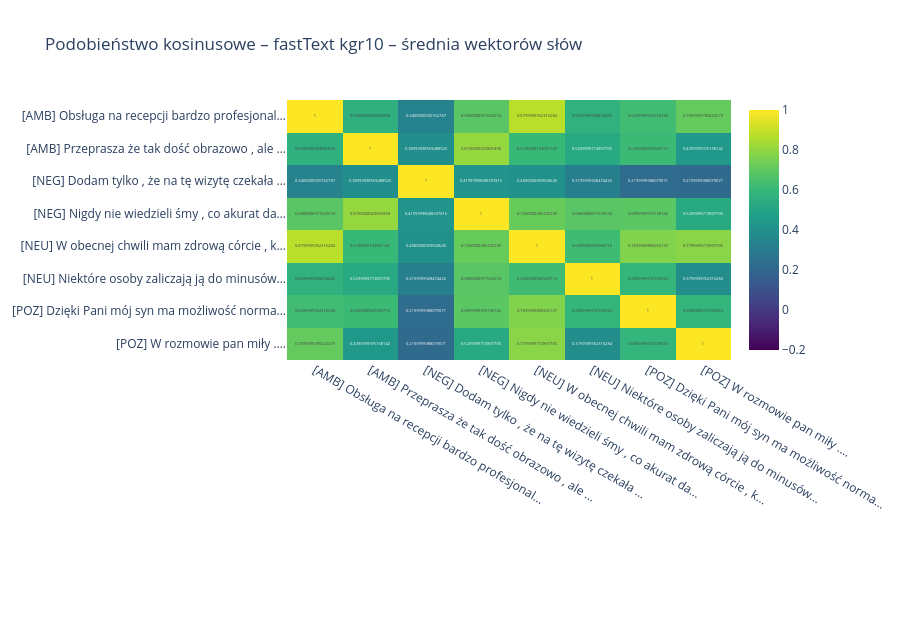
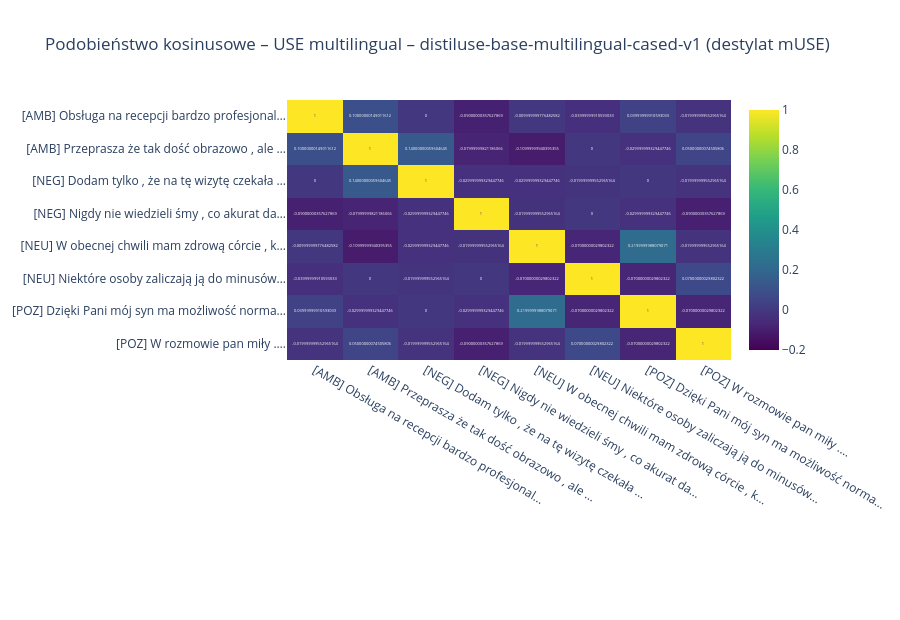
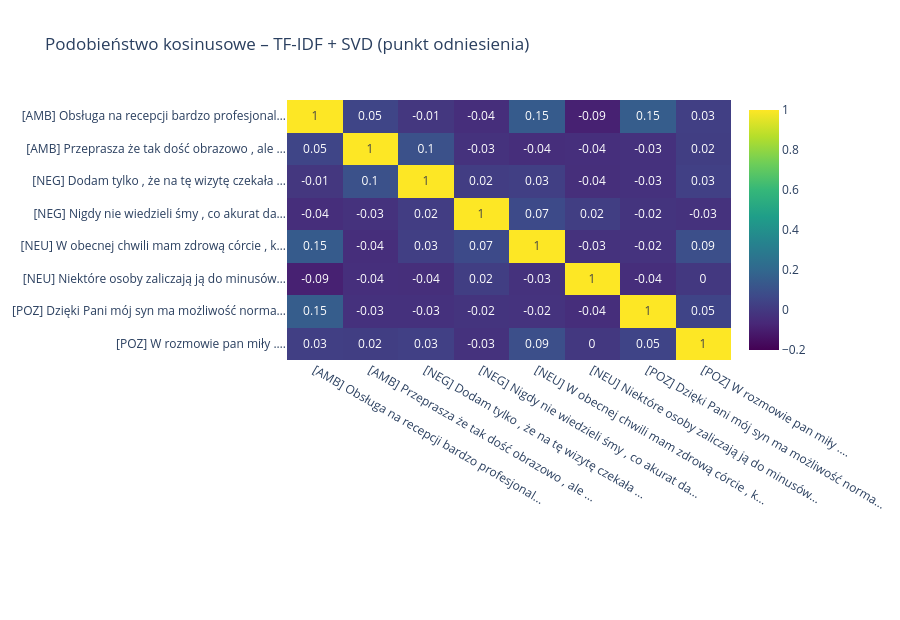

These figures' notebook cell, in order:
### Markdown cell above
**Podobieństwo kosinusowe wybranych zdań.** Po dwa zdania z każdej klasy gold (iteracja 1). Jasne pola = zdania bliskie
w danej przestrzeni, na przekątnej zawsze 1. w fastText wszystkie zdania są do siebie podobne,
w USE i TF-IDF większość par jest bliska zera.

### Code cell
sel = (df[df["iter"] == df["iter"].min()].groupby("gold", sort=False).head(2)).sort_values("gold").index
for n in E:
    te.similarity_heatmap(df, E[n], sel, f"Podobieństwo kosinusowe – {embedders[n].label}").show()

### Figure 1 — Plotly figure (JSON) as saved in the notebook; plotly's stock layout.template omitted (floating-point values rounded to 4 significant figures)
{"data": [{"colorscale": [[0.0, "#440154"], [0.1111, "#482878"], [0.2222, "#3e4989"], [0.3333, "#31688e"], [0.4444, "#26828e"], [0.5556, "#1f9e89"], [0.6667, "#35b779"], [0.7778, "#6ece58"], [0.8889, "#b5de2b"], [1.0, "#fde725"]], "customdata": [["Obsługa na recepcji bardzo profesjonalna , w strefie saun<br>równiez , natomiast juz w innych miejscach ( browar i<br>restauracja ) - juz znacznie gorzej . . .<br>vs<br>Obsługa na recepcji bardzo profesjonalna , w strefie saun<br>równiez , natomiast juz w innych miejscach ( browar i<br>restauracja ) - juz znacznie gorzej . . .", "Obsługa na recepcji bardzo profesjonalna , w strefie saun<br>równiez , natomiast juz w innych miejscach ( browar i<br>restauracja ) - juz znacznie gorzej . . .<br>vs<br>Przeprasza że tak dość obrazowo , ale konkretnie .", "Obsługa na recepcji bardzo profesjonalna , w strefie saun<br>równiez , natomiast juz w innych miejscach ( browar i<br>restauracja ) - juz znacznie gorzej . . .<br>vs<br>Dodam tylko , że na tę wizytę czekała m 1 , 5 miesiąca .", "Obsługa na recepcji bardzo profesjonalna , w strefie saun<br>równiez , natomiast juz w innych miejscach ( browar i<br>restauracja ) - juz znacznie gorzej . . .<br>vs<br>Nigdy nie wiedzieli śmy , co akurat danego dnia zostanie<br>podane .", "Obsługa na recepcji bardzo profesjonalna , w strefie saun<br>równiez , natomiast juz w innych miejscach ( browar i<br>restauracja ) - juz znacznie gorzej . . .<br>vs<br>W obecnej chwili mam zdrową córcie , która urodziła się w<br>terminie i rozwój jej przebiega książkowo .", "Obsługa na recepcji bardzo profesjonalna , w strefie saun<br>równiez , natomiast juz w innych miejscach ( browar i<br>restauracja ) - juz znacznie gorzej . . .<br>vs<br>Niektóre osoby zaliczają ją do minusów gry .", "Obsługa na recepcji bardzo profesjonalna , w strefie saun<br>równiez , natomiast juz w innych miejscach ( browar i<br>restauracja ) - juz znacznie gorzej . . .<br>vs<br>Dzięki Pani mój syn ma możliwość normalnego funkcjonowania i<br>cieszenia się z życia .", "Obsługa na recepcji bardzo profesjonalna , w strefie saun<br>równiez , natomiast juz w innych miejscach ( browar i<br>restauracja ) - juz znacznie gorzej . . .<br>vs<br>W rozmowie pan miły ."], ["Przeprasza że tak dość obrazowo , ale konkretnie .<br>vs<br>Obsługa na recepcji bardzo profesjonalna , w strefie saun<br>równiez , natomiast juz w innych miejscach ( browar i<br>restauracja ) - juz znacznie gorzej . . .", "Przeprasza że tak dość obrazowo , ale konkretnie .<br>vs<br>Przeprasza że tak dość obrazowo , ale konkretnie .", "Przeprasza że tak dość obrazowo , ale konkretnie .<br>vs<br>Dodam tylko , że na tę wizytę czekała m 1 , 5 miesiąca .", "Przeprasza że tak dość obrazowo , ale konkretnie .<br>vs<br>Nigdy nie wiedzieli śmy , co akurat danego dnia zostanie<br>podane .", "Przeprasza że tak dość obrazowo , ale konkretnie .<br>vs<br>W obecnej chwili mam zdrową córcie , która urodziła się w<br>terminie i rozwój jej przebiega książkowo .", "Przeprasza że tak dość obrazowo , ale konkretnie .<br>vs<br>Niektóre osoby zaliczają ją do minusów gry .", "Przeprasza że tak dość obrazowo , ale konkretnie .<br>vs<br>Dzięki Pani mój syn ma możliwość normalnego funkcjonowania i<br>cieszenia się z życia .", "Przeprasza że tak dość obrazowo , ale konkretnie .<br>vs<br>W rozmowie pan miły ."], ["Dodam tylko , że na tę wizytę czekała m 1 , 5 miesiąca .<br>vs<br>Obsługa na recepcji bardzo profesjonalna , w strefie saun<br>równiez , natomiast juz w innych miejscach ( browar i<br>restauracja ) - juz znacznie gorzej . . .", "Dodam tylko , że na tę wizytę czekała m 1 , 5 miesiąca .<br>vs<br>Przeprasza że tak dość obrazowo , ale konkretnie .", "Dodam tylko , że na tę wizytę czekała m 1 , 5 miesiąca .<br>vs<br>Dodam tylko , że na tę wizytę czekała m 1 , 5 miesiąca .", "Dodam tylko , że na tę wizytę czekała m 1 , 5 miesiąca .<br>vs<br>Nigdy nie wiedzieli śmy , co akurat danego dnia zostanie<br>podane .", "Dodam tylko , że na tę wizytę czekała m 1 , 5 miesiąca .<br>vs<br>W obecnej chwili mam zdrową córcie , która urodziła się w<br>terminie i rozwój jej przebiega książkowo .", "Dodam tylko , że na tę wizytę czekała m 1 , 5 miesiąca .<br>vs<br>Niektóre osoby zaliczają ją do minusów gry .", "Dodam tylko , że na tę wizytę czekała m 1 , 5 miesiąca .<br>vs<br>Dzięki Pani mój syn ma możliwość normalnego funkcjonowania i<br>cieszenia się z życia .", "Dodam tylko , że na tę wizytę czekała m 1 , 5 miesiąca .<br>vs<br>W rozmowie pan miły ."], ["Nigdy nie wiedzieli śmy , co akurat danego dnia zostanie<br>podane .<br>vs<br>Obsługa na recepcji bardzo profesjonalna , w strefie saun<br>równiez , natomiast juz w innych miejscach ( browar i<br>restauracja ) - juz znacznie gorzej . . .", "Nigdy nie wiedzieli śmy , co akurat danego dnia zostanie<br>podane .<br>vs<br>Przeprasza że tak dość obrazowo , ale konkretnie .", "Nigdy nie wiedzieli śmy , co akurat danego dnia zostanie<br>podane .<br>vs<br>Dodam tylko , że na tę wizytę czekała m 1 , 5 miesiąca .", "Nigdy nie wiedzieli śmy , co akurat danego dnia zostanie<br>podane .<br>vs<br>Nigdy nie wiedzieli śmy , co akurat danego dnia zostanie<br>podane .", "Nigdy nie wiedzieli śmy , co akurat danego dnia zostanie<br>podane .<br>vs<br>W obecnej chwili mam zdrową córcie , która urodziła się w<br>terminie i rozwój jej przebiega książkowo .", "Nigdy nie wiedzieli śmy , co akurat danego dnia zostanie<br>podane .<br>vs<br>Niektóre osoby zaliczają ją do minusów gry .", "Nigdy nie wiedzieli śmy , co akurat danego dnia zostanie<br>podane .<br>vs<br>Dzięki Pani mój syn ma możliwość normalnego funkcjonowania i<br>cieszenia się z życia .", "Nigdy nie wiedzieli śmy , co akurat danego dnia zostanie<br>podane .<br>vs<br>W rozmowie pan miły ."], ["W obecnej chwili mam zdrową córcie , która urodziła się w<br>terminie i rozwój jej przebiega książkowo .<br>vs<br>Obsługa na recepcji bardzo profesjonalna , w strefie saun<br>równiez , natomiast juz w innych miejscach ( browar i<br>restauracja ) - juz znacznie gorzej . . .", "W obecnej chwili mam zdrową córcie , która urodziła się w<br>terminie i rozwój jej przebiega książkowo .<br>vs<br>Przeprasza że tak dość obrazowo , ale konkretnie .", "W obecnej chwili mam zdrową córcie , która urodziła się w<br>terminie i rozwój jej przebiega książkowo .<br>vs<br>Dodam tylko , że na tę wizytę czekała m 1 , 5 miesiąca .", "W obecnej chwili mam zdrową córcie , która urodziła się w<br>terminie i rozwój jej przebiega książkowo .<br>vs<br>Nigdy nie wiedzieli śmy , co akurat danego dnia zostanie<br>podane .", "W obecnej chwili mam zdrową córcie , która urodziła się w<br>terminie i rozwój jej przebiega książkowo .<br>vs<br>W obecnej chwili mam zdrową córcie , która urodziła się w<br>terminie i rozwój jej przebiega książkowo .", "W obecnej chwili mam zdrową córcie , która urodziła się w<br>terminie i rozwój jej przebiega książkowo .<br>vs<br>Niektóre osoby zaliczają ją do minusów gry .", "W obecnej chwili mam zdrową córcie , która urodziła się w<br>terminie i rozwój jej przebiega książkowo .<br>vs<br>Dzięki Pani mój syn ma możliwość normalnego funkcjonowania i<br>cieszenia się z życia .", "W obecnej chwili mam zdrową córcie , która urodziła się w<br>terminie i rozwój jej przebiega książkowo .<br>vs<br>W rozmowie pan miły ."], ["Niektóre osoby zaliczają ją do minusów gry .<br>vs<br>Obsługa na recepcji bardzo profesjonalna , w strefie saun<br>równiez , natomiast juz w innych miejscach ( browar i<br>restauracja ) - juz znacznie gorzej . . .", "Niektóre osoby zaliczają ją do minusów gry .<br>vs<br>Przeprasza że tak dość obrazowo , ale konkretnie .", "Niektóre osoby zaliczają ją do minusów gry .<br>vs<br>Dodam tylko , że na tę wizytę czekała m 1 , 5 miesiąca .", "Niektóre osoby zaliczają ją do minusów gry .<br>vs<br>Nigdy nie wiedzieli śmy , co akurat danego dnia zostanie<br>podane .", "Niektóre osoby zaliczają ją do minusów gry .<br>vs<br>W obecnej chwili mam zdrową córcie , która urodziła się w<br>terminie i rozwój jej przebiega książkowo .", "Niektóre osoby zaliczają ją do minusów gry .<br>vs<br>Niektóre osoby zaliczają ją do minusów gry .", "Niektóre osoby zaliczają ją do minusów gry .<br>vs<br>Dzięki Pani mój syn ma możliwość normalnego funkcjonowania i<br>cieszenia się z życia .", "Niektóre osoby zaliczają ją do minusów gry .<br>vs<br>W rozmowie pan miły ."], ["Dzięki Pani mój syn ma możliwość normalnego funkcjonowania i<br>cieszenia się z życia .<br>vs<br>Obsługa na recepcji bardzo profesjonalna , w strefie saun<br>równiez , natomiast juz w innych miejscach ( browar i<br>restauracja ) - juz znacznie gorzej . . .", "Dzięki Pani mój syn ma możliwość normalnego funkcjonowania i<br>cieszenia się z życia .<br>vs<br>Przeprasza że tak dość obrazowo , ale konkretnie .", "Dzięki Pani mój syn ma możliwość normalnego funkcjonowania i<br>cieszenia się z życia .<br>vs<br>Dodam tylko , że na tę wizytę czekała m 1 , 5 miesiąca .", "Dzięki Pani mój syn ma możliwość normalnego funkcjonowania i<br>cieszenia się z życia .<br>vs<br>Nigdy nie wiedzieli śmy , co akurat danego dnia zostanie<br>podane .", "Dzięki Pani mój syn ma możliwość normalnego funkcjonowania i<br>cieszenia się z życia .<br>vs<br>W obecnej chwili mam zdrową córcie , która urodziła się w<br>terminie i rozwój jej przebiega książkowo .", "Dzięki Pani mój syn ma możliwość normalnego funkcjonowania i<br>cieszenia się z życia .<br>vs<br>Niektóre osoby zaliczają ją do minusów gry .", "Dzięki Pani mój syn ma możliwość normalnego funkcjonowania i<br>cieszenia się z życia .<br>vs<br>Dzięki Pani mój syn ma możliwość normalnego funkcjonowania i<br>cieszenia się z życia .", "Dzięki Pani mój syn ma możliwość normalnego funkcjonowania i<br>cieszenia się z życia .<br>vs<br>W rozmowie pan miły ."], ["W rozmowie pan miły .<br>vs<br>Obsługa na recepcji bardzo profesjonalna , w strefie saun<br>równiez , natomiast juz w innych miejscach ( browar i<br>restauracja ) - juz znacznie gorzej . . .", "W rozmowie pan miły .<br>vs<br>Przeprasza że tak dość obrazowo , ale konkretnie .", "W rozmowie pan miły .<br>vs<br>Dodam tylko , że na tę wizytę czekała m 1 , 5 miesiąca .", "W rozmowie pan miły .<br>vs<br>Nigdy nie wiedzieli śmy , co akurat danego dnia zostanie<br>podane .", "W rozmowie pan miły .<br>vs<br>W obecnej chwili mam zdrową córcie , która urodziła się w<br>terminie i rozwój jej przebiega książkowo .", "W rozmowie pan miły .<br>vs<br>Niektóre osoby zaliczają ją do minusów gry .", "W rozmowie pan miły .<br>vs<br>Dzięki Pani mój syn ma możliwość normalnego funkcjonowania i<br>cieszenia się z życia .", "W rozmowie pan miły .<br>vs<br>W rozmowie pan miły ."]], "hovertemplate": "%{customdata}<br>cos = %{z}<extra></extra>", "text": [[1.0, 0.56, 0.34, 0.68, 0.88, 0.57, 0.63, 0.71], [0.56, 1.0, 0.39, 0.81, 0.61, 0.53, 0.62, 0.44], [0.34, 0.39, 1.0, 0.42, 0.4, 0.32, 0.22, 0.22], [0.68, 0.81, 0.42, 1.0, 0.72, 0.68, 0.69, 0.53], [0.88, 0.61, 0.4, 0.72, 1.0, 0.62, 0.77, 0.78], [0.57, 0.53, 0.32, 0.68, 0.62, 1.0, 0.59, 0.38], [0.63, 0.62, 0.22, 0.69, 0.77, 0.59, 1.0, 0.59], [0.71, 0.44, 0.22, 0.53, 0.78, 0.38, 0.59, 1.0]], "texttemplate": "%{text}", "type": "heatmap", "x": ["[AMB] Obsługa na recepcji bardzo profesjonal…", "[AMB] Przeprasza że tak dość obrazowo , ale …", "[NEG] Dodam tylko , że na tę wizytę czekała …", "[NEG] Nigdy nie wiedzieli śmy , co akurat da…", "[NEU] W obecnej chwili mam zdrową córcie , k…", "[NEU] Niektóre osoby zaliczają ją do minusów…", "[POZ] Dzięki Pani mój syn ma możliwość norma…", "[POZ] W rozmowie pan miły .…"], "y": ["[AMB] Obsługa na recepcji bardzo profesjonal…", "[AMB] Przeprasza że tak dość obrazowo , ale …", "[NEG] Dodam tylko , że na tę wizytę czekała …", "[NEG] Nigdy nie wiedzieli śmy , co akurat da…", "[NEU] W obecnej chwili mam zdrową córcie , k…", "[NEU] Niektóre osoby zaliczają ją do minusów…", "[POZ] Dzięki Pani mój syn ma możliwość norma…", "[POZ] W rozmowie pan miły .…"], "z": [[1.0, 0.561, 0.336, 0.684, 0.876, 0.57, 0.629, 0.709], [0.561, 1.0, 0.393, 0.806, 0.607, 0.526, 0.617, 0.445], [0.336, 0.393, 1.0, 0.417, 0.403, 0.319, 0.218, 0.215], [0.684, 0.806, 0.417, 1.0, 0.717, 0.684, 0.686, 0.526], [0.876, 0.607, 0.403, 0.717, 1.0, 0.624, 0.769, 0.785], [0.57, 0.526, 0.319, 0.684, 0.624, 1.0, 0.595, 0.385], [0.629, 0.617, 0.218, 0.686, 0.769, 0.595, 1.0, 0.587], [0.709, 0.445, 0.215, 0.526, 0.785, 0.385, 0.587, 1.0]], "zmax": 1, "zmin": -0.2}], "layout": {"height": 620, "margin": {"b": 260, "l": 260}, "title": {"text": "Podobieństwo kosinusowe – fastText kgr10 – średnia wektorów słów"}, "yaxis": {"autorange": "reversed"}}}

### Figure 2 — Plotly figure (JSON) as saved in the notebook; plotly's stock layout.template omitted (floating-point values rounded to 4 significant figures)
{"data": [{"colorscale": [[0.0, "#440154"], [0.1111, "#482878"], [0.2222, "#3e4989"], [0.3333, "#31688e"], [0.4444, "#26828e"], [0.5556, "#1f9e89"], [0.6667, "#35b779"], [0.7778, "#6ece58"], [0.8889, "#b5de2b"], [1.0, "#fde725"]], "customdata": [["Obsługa na recepcji bardzo profesjonalna , w strefie saun<br>równiez , natomiast juz w innych miejscach ( browar i<br>restauracja ) - juz znacznie gorzej . . .<br>vs<br>Obsługa na recepcji bardzo profesjonalna , w strefie saun<br>równiez , natomiast juz w innych miejscach ( browar i<br>restauracja ) - juz znacznie gorzej . . .", "Obsługa na recepcji bardzo profesjonalna , w strefie saun<br>równiez , natomiast juz w innych miejscach ( browar i<br>restauracja ) - juz znacznie gorzej . . .<br>vs<br>Przeprasza że tak dość obrazowo , ale konkretnie .", "Obsługa na recepcji bardzo profesjonalna , w strefie saun<br>równiez , natomiast juz w innych miejscach ( browar i<br>restauracja ) - juz znacznie gorzej . . .<br>vs<br>Dodam tylko , że na tę wizytę czekała m 1 , 5 miesiąca .", "Obsługa na recepcji bardzo profesjonalna , w strefie saun<br>równiez , natomiast juz w innych miejscach ( browar i<br>restauracja ) - juz znacznie gorzej . . .<br>vs<br>Nigdy nie wiedzieli śmy , co akurat danego dnia zostanie<br>podane .", "Obsługa na recepcji bardzo profesjonalna , w strefie saun<br>równiez , natomiast juz w innych miejscach ( browar i<br>restauracja ) - juz znacznie gorzej . . .<br>vs<br>W obecnej chwili mam zdrową córcie , która urodziła się w<br>terminie i rozwój jej przebiega książkowo .", "Obsługa na recepcji bardzo profesjonalna , w strefie saun<br>równiez , natomiast juz w innych miejscach ( browar i<br>restauracja ) - juz znacznie gorzej . . .<br>vs<br>Niektóre osoby zaliczają ją do minusów gry .", "Obsługa na recepcji bardzo profesjonalna , w strefie saun<br>równiez , natomiast juz w innych miejscach ( browar i<br>restauracja ) - juz znacznie gorzej . . .<br>vs<br>Dzięki Pani mój syn ma możliwość normalnego funkcjonowania i<br>cieszenia się z życia .", "Obsługa na recepcji bardzo profesjonalna , w strefie saun<br>równiez , natomiast juz w innych miejscach ( browar i<br>restauracja ) - juz znacznie gorzej . . .<br>vs<br>W rozmowie pan miły ."], ["Przeprasza że tak dość obrazowo , ale konkretnie .<br>vs<br>Obsługa na recepcji bardzo profesjonalna , w strefie saun<br>równiez , natomiast juz w innych miejscach ( browar i<br>restauracja ) - juz znacznie gorzej . . .", "Przeprasza że tak dość obrazowo , ale konkretnie .<br>vs<br>Przeprasza że tak dość obrazowo , ale konkretnie .", "Przeprasza że tak dość obrazowo , ale konkretnie .<br>vs<br>Dodam tylko , że na tę wizytę czekała m 1 , 5 miesiąca .", "Przeprasza że tak dość obrazowo , ale konkretnie .<br>vs<br>Nigdy nie wiedzieli śmy , co akurat danego dnia zostanie<br>podane .", "Przeprasza że tak dość obrazowo , ale konkretnie .<br>vs<br>W obecnej chwili mam zdrową córcie , która urodziła się w<br>terminie i rozwój jej przebiega książkowo .", "Przeprasza że tak dość obrazowo , ale konkretnie .<br>vs<br>Niektóre osoby zaliczają ją do minusów gry .", "Przeprasza że tak dość obrazowo , ale konkretnie .<br>vs<br>Dzięki Pani mój syn ma możliwość normalnego funkcjonowania i<br>cieszenia się z życia .", "Przeprasza że tak dość obrazowo , ale konkretnie .<br>vs<br>W rozmowie pan miły ."], ["Dodam tylko , że na tę wizytę czekała m 1 , 5 miesiąca .<br>vs<br>Obsługa na recepcji bardzo profesjonalna , w strefie saun<br>równiez , natomiast juz w innych miejscach ( browar i<br>restauracja ) - juz znacznie gorzej . . .", "Dodam tylko , że na tę wizytę czekała m 1 , 5 miesiąca .<br>vs<br>Przeprasza że tak dość obrazowo , ale konkretnie .", "Dodam tylko , że na tę wizytę czekała m 1 , 5 miesiąca .<br>vs<br>Dodam tylko , że na tę wizytę czekała m 1 , 5 miesiąca .", "Dodam tylko , że na tę wizytę czekała m 1 , 5 miesiąca .<br>vs<br>Nigdy nie wiedzieli śmy , co akurat danego dnia zostanie<br>podane .", "Dodam tylko , że na tę wizytę czekała m 1 , 5 miesiąca .<br>vs<br>W obecnej chwili mam zdrową córcie , która urodziła się w<br>terminie i rozwój jej przebiega książkowo .", "Dodam tylko , że na tę wizytę czekała m 1 , 5 miesiąca .<br>vs<br>Niektóre osoby zaliczają ją do minusów gry .", "Dodam tylko , że na tę wizytę czekała m 1 , 5 miesiąca .<br>vs<br>Dzięki Pani mój syn ma możliwość normalnego funkcjonowania i<br>cieszenia się z życia .", "Dodam tylko , że na tę wizytę czekała m 1 , 5 miesiąca .<br>vs<br>W rozmowie pan miły ."], ["Nigdy nie wiedzieli śmy , co akurat danego dnia zostanie<br>podane .<br>vs<br>Obsługa na recepcji bardzo profesjonalna , w strefie saun<br>równiez , natomiast juz w innych miejscach ( browar i<br>restauracja ) - juz znacznie gorzej . . .", "Nigdy nie wiedzieli śmy , co akurat danego dnia zostanie<br>podane .<br>vs<br>Przeprasza że tak dość obrazowo , ale konkretnie .", "Nigdy nie wiedzieli śmy , co akurat danego dnia zostanie<br>podane .<br>vs<br>Dodam tylko , że na tę wizytę czekała m 1 , 5 miesiąca .", "Nigdy nie wiedzieli śmy , co akurat danego dnia zostanie<br>podane .<br>vs<br>Nigdy nie wiedzieli śmy , co akurat danego dnia zostanie<br>podane .", "Nigdy nie wiedzieli śmy , co akurat danego dnia zostanie<br>podane .<br>vs<br>W obecnej chwili mam zdrową córcie , która urodziła się w<br>terminie i rozwój jej przebiega książkowo .", "Nigdy nie wiedzieli śmy , co akurat danego dnia zostanie<br>podane .<br>vs<br>Niektóre osoby zaliczają ją do minusów gry .", "Nigdy nie wiedzieli śmy , co akurat danego dnia zostanie<br>podane .<br>vs<br>Dzięki Pani mój syn ma możliwość normalnego funkcjonowania i<br>cieszenia się z życia .", "Nigdy nie wiedzieli śmy , co akurat danego dnia zostanie<br>podane .<br>vs<br>W rozmowie pan miły ."], ["W obecnej chwili mam zdrową córcie , która urodziła się w<br>terminie i rozwój jej przebiega książkowo .<br>vs<br>Obsługa na recepcji bardzo profesjonalna , w strefie saun<br>równiez , natomiast juz w innych miejscach ( browar i<br>restauracja ) - juz znacznie gorzej . . .", "W obecnej chwili mam zdrową córcie , która urodziła się w<br>terminie i rozwój jej przebiega książkowo .<br>vs<br>Przeprasza że tak dość obrazowo , ale konkretnie .", "W obecnej chwili mam zdrową córcie , która urodziła się w<br>terminie i rozwój jej przebiega książkowo .<br>vs<br>Dodam tylko , że na tę wizytę czekała m 1 , 5 miesiąca .", "W obecnej chwili mam zdrową córcie , która urodziła się w<br>terminie i rozwój jej przebiega książkowo .<br>vs<br>Nigdy nie wiedzieli śmy , co akurat danego dnia zostanie<br>podane .", "W obecnej chwili mam zdrową córcie , która urodziła się w<br>terminie i rozwój jej przebiega książkowo .<br>vs<br>W obecnej chwili mam zdrową córcie , która urodziła się w<br>terminie i rozwój jej przebiega książkowo .", "W obecnej chwili mam zdrową córcie , która urodziła się w<br>terminie i rozwój jej przebiega książkowo .<br>vs<br>Niektóre osoby zaliczają ją do minusów gry .", "W obecnej chwili mam zdrową córcie , która urodziła się w<br>terminie i rozwój jej przebiega książkowo .<br>vs<br>Dzięki Pani mój syn ma możliwość normalnego funkcjonowania i<br>cieszenia się z życia .", "W obecnej chwili mam zdrową córcie , która urodziła się w<br>terminie i rozwój jej przebiega książkowo .<br>vs<br>W rozmowie pan miły ."], ["Niektóre osoby zaliczają ją do minusów gry .<br>vs<br>Obsługa na recepcji bardzo profesjonalna , w strefie saun<br>równiez , natomiast juz w innych miejscach ( browar i<br>restauracja ) - juz znacznie gorzej . . .", "Niektóre osoby zaliczają ją do minusów gry .<br>vs<br>Przeprasza że tak dość obrazowo , ale konkretnie .", "Niektóre osoby zaliczają ją do minusów gry .<br>vs<br>Dodam tylko , że na tę wizytę czekała m 1 , 5 miesiąca .", "Niektóre osoby zaliczają ją do minusów gry .<br>vs<br>Nigdy nie wiedzieli śmy , co akurat danego dnia zostanie<br>podane .", "Niektóre osoby zaliczają ją do minusów gry .<br>vs<br>W obecnej chwili mam zdrową córcie , która urodziła się w<br>terminie i rozwój jej przebiega książkowo .", "Niektóre osoby zaliczają ją do minusów gry .<br>vs<br>Niektóre osoby zaliczają ją do minusów gry .", "Niektóre osoby zaliczają ją do minusów gry .<br>vs<br>Dzięki Pani mój syn ma możliwość normalnego funkcjonowania i<br>cieszenia się z życia .", "Niektóre osoby zaliczają ją do minusów gry .<br>vs<br>W rozmowie pan miły ."], ["Dzięki Pani mój syn ma możliwość normalnego funkcjonowania i<br>cieszenia się z życia .<br>vs<br>Obsługa na recepcji bardzo profesjonalna , w strefie saun<br>równiez , natomiast juz w innych miejscach ( browar i<br>restauracja ) - juz znacznie gorzej . . .", "Dzięki Pani mój syn ma możliwość normalnego funkcjonowania i<br>cieszenia się z życia .<br>vs<br>Przeprasza że tak dość obrazowo , ale konkretnie .", "Dzięki Pani mój syn ma możliwość normalnego funkcjonowania i<br>cieszenia się z życia .<br>vs<br>Dodam tylko , że na tę wizytę czekała m 1 , 5 miesiąca .", "Dzięki Pani mój syn ma możliwość normalnego funkcjonowania i<br>cieszenia się z życia .<br>vs<br>Nigdy nie wiedzieli śmy , co akurat danego dnia zostanie<br>podane .", "Dzięki Pani mój syn ma możliwość normalnego funkcjonowania i<br>cieszenia się z życia .<br>vs<br>W obecnej chwili mam zdrową córcie , która urodziła się w<br>terminie i rozwój jej przebiega książkowo .", "Dzięki Pani mój syn ma możliwość normalnego funkcjonowania i<br>cieszenia się z życia .<br>vs<br>Niektóre osoby zaliczają ją do minusów gry .", "Dzięki Pani mój syn ma możliwość normalnego funkcjonowania i<br>cieszenia się z życia .<br>vs<br>Dzięki Pani mój syn ma możliwość normalnego funkcjonowania i<br>cieszenia się z życia .", "Dzięki Pani mój syn ma możliwość normalnego funkcjonowania i<br>cieszenia się z życia .<br>vs<br>W rozmowie pan miły ."], ["W rozmowie pan miły .<br>vs<br>Obsługa na recepcji bardzo profesjonalna , w strefie saun<br>równiez , natomiast juz w innych miejscach ( browar i<br>restauracja ) - juz znacznie gorzej . . .", "W rozmowie pan miły .<br>vs<br>Przeprasza że tak dość obrazowo , ale konkretnie .", "W rozmowie pan miły .<br>vs<br>Dodam tylko , że na tę wizytę czekała m 1 , 5 miesiąca .", "W rozmowie pan miły .<br>vs<br>Nigdy nie wiedzieli śmy , co akurat danego dnia zostanie<br>podane .", "W rozmowie pan miły .<br>vs<br>W obecnej chwili mam zdrową córcie , która urodziła się w<br>terminie i rozwój jej przebiega książkowo .", "W rozmowie pan miły .<br>vs<br>Niektóre osoby zaliczają ją do minusów gry .", "W rozmowie pan miły .<br>vs<br>Dzięki Pani mój syn ma możliwość normalnego funkcjonowania i<br>cieszenia się z życia .", "W rozmowie pan miły .<br>vs<br>W rozmowie pan miły ."]], "hovertemplate": "%{customdata}<br>cos = %{z}<extra></extra>", "text": [[1.0, 0.1, -0.0, -0.09, -0.01, -0.04, 0.04, -0.02], [0.1, 1.0, 0.14, -0.08, -0.11, -0.0, -0.03, 0.05], [-0.0, 0.14, 1.0, -0.03, -0.03, -0.02, -0.0, -0.02], [-0.09, -0.08, -0.03, 1.0, -0.02, -0.0, -0.03, -0.09], [-0.01, -0.11, -0.03, -0.02, 1.0, -0.07, 0.22, -0.02], [-0.04, -0.0, -0.02, -0.0, -0.07, 1.0, -0.07, 0.07], [0.04, -0.03, -0.0, -0.03, 0.22, -0.07, 1.0, -0.07], [-0.02, 0.05, -0.02, -0.09, -0.02, 0.07, -0.07, 1.0]], "texttemplate": "%{text}", "type": "heatmap", "x": ["[AMB] Obsługa na recepcji bardzo profesjonal…", "[AMB] Przeprasza że tak dość obrazowo , ale …", "[NEG] Dodam tylko , że na tę wizytę czekała …", "[NEG] Nigdy nie wiedzieli śmy , co akurat da…", "[NEU] W obecnej chwili mam zdrową córcie , k…", "[NEU] Niektóre osoby zaliczają ją do minusów…", "[POZ] Dzięki Pani mój syn ma możliwość norma…", "[POZ] W rozmowie pan miły .…"], "y": ["[AMB] Obsługa na recepcji bardzo profesjonal…", "[AMB] Przeprasza że tak dość obrazowo , ale …", "[NEG] Dodam tylko , że na tę wizytę czekała …", "[NEG] Nigdy nie wiedzieli śmy , co akurat da…", "[NEU] W obecnej chwili mam zdrową córcie , k…", "[NEU] Niektóre osoby zaliczają ją do minusów…", "[POZ] Dzięki Pani mój syn ma możliwość norma…", "[POZ] W rozmowie pan miły .…"], "z": [[1.0, 0.097, -0.001, -0.091, -0.006, -0.039, 0.037, -0.023], [0.097, 1.0, 0.137, -0.08, -0.107, -0.003, -0.029, 0.051], [-0.001, 0.137, 1.0, -0.031, -0.029, -0.018, -0.003, -0.024], [-0.091, -0.08, -0.031, 1.0, -0.025, -0.003, -0.03, -0.093], [-0.006, -0.107, -0.029, -0.025, 1.0, -0.072, 0.219, -0.024], [-0.039, -0.003, -0.018, -0.003, -0.072, 1.0, -0.074, 0.068], [0.037, -0.029, -0.003, -0.03, 0.219, -0.074, 1.0, -0.074], [-0.023, 0.051, -0.024, -0.093, -0.024, 0.068, -0.074, 1.0]], "zmax": 1, "zmin": -0.2}], "layout": {"height": 620, "margin": {"b": 260, "l": 260}, "title": {"text": "Podobieństwo kosinusowe – USE multilingual – distiluse-base-multilingual-cased-v1 (destylat mUSE)"}, "yaxis": {"autorange": "reversed"}}}

### Figure 3 — Plotly figure (JSON) as saved in the notebook; plotly's stock layout.template omitted (floating-point values rounded to 4 significant figures)
{"data": [{"colorscale": [[0.0, "#440154"], [0.1111, "#482878"], [0.2222, "#3e4989"], [0.3333, "#31688e"], [0.4444, "#26828e"], [0.5556, "#1f9e89"], [0.6667, "#35b779"], [0.7778, "#6ece58"], [0.8889, "#b5de2b"], [1.0, "#fde725"]], "customdata": [["Obsługa na recepcji bardzo profesjonalna , w strefie saun<br>równiez , natomiast juz w innych miejscach ( browar i<br>restauracja ) - juz znacznie gorzej . . .<br>vs<br>Obsługa na recepcji bardzo profesjonalna , w strefie saun<br>równiez , natomiast juz w innych miejscach ( browar i<br>restauracja ) - juz znacznie gorzej . . .", "Obsługa na recepcji bardzo profesjonalna , w strefie saun<br>równiez , natomiast juz w innych miejscach ( browar i<br>restauracja ) - juz znacznie gorzej . . .<br>vs<br>Przeprasza że tak dość obrazowo , ale konkretnie .", "Obsługa na recepcji bardzo profesjonalna , w strefie saun<br>równiez , natomiast juz w innych miejscach ( browar i<br>restauracja ) - juz znacznie gorzej . . .<br>vs<br>Dodam tylko , że na tę wizytę czekała m 1 , 5 miesiąca .", "Obsługa na recepcji bardzo profesjonalna , w strefie saun<br>równiez , natomiast juz w innych miejscach ( browar i<br>restauracja ) - juz znacznie gorzej . . .<br>vs<br>Nigdy nie wiedzieli śmy , co akurat danego dnia zostanie<br>podane .", "Obsługa na recepcji bardzo profesjonalna , w strefie saun<br>równiez , natomiast juz w innych miejscach ( browar i<br>restauracja ) - juz znacznie gorzej . . .<br>vs<br>W obecnej chwili mam zdrową córcie , która urodziła się w<br>terminie i rozwój jej przebiega książkowo .", "Obsługa na recepcji bardzo profesjonalna , w strefie saun<br>równiez , natomiast juz w innych miejscach ( browar i<br>restauracja ) - juz znacznie gorzej . . .<br>vs<br>Niektóre osoby zaliczają ją do minusów gry .", "Obsługa na recepcji bardzo profesjonalna , w strefie saun<br>równiez , natomiast juz w innych miejscach ( browar i<br>restauracja ) - juz znacznie gorzej . . .<br>vs<br>Dzięki Pani mój syn ma możliwość normalnego funkcjonowania i<br>cieszenia się z życia .", "Obsługa na recepcji bardzo profesjonalna , w strefie saun<br>równiez , natomiast juz w innych miejscach ( browar i<br>restauracja ) - juz znacznie gorzej . . .<br>vs<br>W rozmowie pan miły ."], ["Przeprasza że tak dość obrazowo , ale konkretnie .<br>vs<br>Obsługa na recepcji bardzo profesjonalna , w strefie saun<br>równiez , natomiast juz w innych miejscach ( browar i<br>restauracja ) - juz znacznie gorzej . . .", "Przeprasza że tak dość obrazowo , ale konkretnie .<br>vs<br>Przeprasza że tak dość obrazowo , ale konkretnie .", "Przeprasza że tak dość obrazowo , ale konkretnie .<br>vs<br>Dodam tylko , że na tę wizytę czekała m 1 , 5 miesiąca .", "Przeprasza że tak dość obrazowo , ale konkretnie .<br>vs<br>Nigdy nie wiedzieli śmy , co akurat danego dnia zostanie<br>podane .", "Przeprasza że tak dość obrazowo , ale konkretnie .<br>vs<br>W obecnej chwili mam zdrową córcie , która urodziła się w<br>terminie i rozwój jej przebiega książkowo .", "Przeprasza że tak dość obrazowo , ale konkretnie .<br>vs<br>Niektóre osoby zaliczają ją do minusów gry .", "Przeprasza że tak dość obrazowo , ale konkretnie .<br>vs<br>Dzięki Pani mój syn ma możliwość normalnego funkcjonowania i<br>cieszenia się z życia .", "Przeprasza że tak dość obrazowo , ale konkretnie .<br>vs<br>W rozmowie pan miły ."], ["Dodam tylko , że na tę wizytę czekała m 1 , 5 miesiąca .<br>vs<br>Obsługa na recepcji bardzo profesjonalna , w strefie saun<br>równiez , natomiast juz w innych miejscach ( browar i<br>restauracja ) - juz znacznie gorzej . . .", "Dodam tylko , że na tę wizytę czekała m 1 , 5 miesiąca .<br>vs<br>Przeprasza że tak dość obrazowo , ale konkretnie .", "Dodam tylko , że na tę wizytę czekała m 1 , 5 miesiąca .<br>vs<br>Dodam tylko , że na tę wizytę czekała m 1 , 5 miesiąca .", "Dodam tylko , że na tę wizytę czekała m 1 , 5 miesiąca .<br>vs<br>Nigdy nie wiedzieli śmy , co akurat danego dnia zostanie<br>podane .", "Dodam tylko , że na tę wizytę czekała m 1 , 5 miesiąca .<br>vs<br>W obecnej chwili mam zdrową córcie , która urodziła się w<br>terminie i rozwój jej przebiega książkowo .", "Dodam tylko , że na tę wizytę czekała m 1 , 5 miesiąca .<br>vs<br>Niektóre osoby zaliczają ją do minusów gry .", "Dodam tylko , że na tę wizytę czekała m 1 , 5 miesiąca .<br>vs<br>Dzięki Pani mój syn ma możliwość normalnego funkcjonowania i<br>cieszenia się z życia .", "Dodam tylko , że na tę wizytę czekała m 1 , 5 miesiąca .<br>vs<br>W rozmowie pan miły ."], ["Nigdy nie wiedzieli śmy , co akurat danego dnia zostanie<br>podane .<br>vs<br>Obsługa na recepcji bardzo profesjonalna , w strefie saun<br>równiez , natomiast juz w innych miejscach ( browar i<br>restauracja ) - juz znacznie gorzej . . .", "Nigdy nie wiedzieli śmy , co akurat danego dnia zostanie<br>podane .<br>vs<br>Przeprasza że tak dość obrazowo , ale konkretnie .", "Nigdy nie wiedzieli śmy , co akurat danego dnia zostanie<br>podane .<br>vs<br>Dodam tylko , że na tę wizytę czekała m 1 , 5 miesiąca .", "Nigdy nie wiedzieli śmy , co akurat danego dnia zostanie<br>podane .<br>vs<br>Nigdy nie wiedzieli śmy , co akurat danego dnia zostanie<br>podane .", "Nigdy nie wiedzieli śmy , co akurat danego dnia zostanie<br>podane .<br>vs<br>W obecnej chwili mam zdrową córcie , która urodziła się w<br>terminie i rozwój jej przebiega książkowo .", "Nigdy nie wiedzieli śmy , co akurat danego dnia zostanie<br>podane .<br>vs<br>Niektóre osoby zaliczają ją do minusów gry .", "Nigdy nie wiedzieli śmy , co akurat danego dnia zostanie<br>podane .<br>vs<br>Dzięki Pani mój syn ma możliwość normalnego funkcjonowania i<br>cieszenia się z życia .", "Nigdy nie wiedzieli śmy , co akurat danego dnia zostanie<br>podane .<br>vs<br>W rozmowie pan miły ."], ["W obecnej chwili mam zdrową córcie , która urodziła się w<br>terminie i rozwój jej przebiega książkowo .<br>vs<br>Obsługa na recepcji bardzo profesjonalna , w strefie saun<br>równiez , natomiast juz w innych miejscach ( browar i<br>restauracja ) - juz znacznie gorzej . . .", "W obecnej chwili mam zdrową córcie , która urodziła się w<br>terminie i rozwój jej przebiega książkowo .<br>vs<br>Przeprasza że tak dość obrazowo , ale konkretnie .", "W obecnej chwili mam zdrową córcie , która urodziła się w<br>terminie i rozwój jej przebiega książkowo .<br>vs<br>Dodam tylko , że na tę wizytę czekała m 1 , 5 miesiąca .", "W obecnej chwili mam zdrową córcie , która urodziła się w<br>terminie i rozwój jej przebiega książkowo .<br>vs<br>Nigdy nie wiedzieli śmy , co akurat danego dnia zostanie<br>podane .", "W obecnej chwili mam zdrową córcie , która urodziła się w<br>terminie i rozwój jej przebiega książkowo .<br>vs<br>W obecnej chwili mam zdrową córcie , która urodziła się w<br>terminie i rozwój jej przebiega książkowo .", "W obecnej chwili mam zdrową córcie , która urodziła się w<br>terminie i rozwój jej przebiega książkowo .<br>vs<br>Niektóre osoby zaliczają ją do minusów gry .", "W obecnej chwili mam zdrową córcie , która urodziła się w<br>terminie i rozwój jej przebiega książkowo .<br>vs<br>Dzięki Pani mój syn ma możliwość normalnego funkcjonowania i<br>cieszenia się z życia .", "W obecnej chwili mam zdrową córcie , która urodziła się w<br>terminie i rozwój jej przebiega książkowo .<br>vs<br>W rozmowie pan miły ."], ["Niektóre osoby zaliczają ją do minusów gry .<br>vs<br>Obsługa na recepcji bardzo profesjonalna , w strefie saun<br>równiez , natomiast juz w innych miejscach ( browar i<br>restauracja ) - juz znacznie gorzej . . .", "Niektóre osoby zaliczają ją do minusów gry .<br>vs<br>Przeprasza że tak dość obrazowo , ale konkretnie .", "Niektóre osoby zaliczają ją do minusów gry .<br>vs<br>Dodam tylko , że na tę wizytę czekała m 1 , 5 miesiąca .", "Niektóre osoby zaliczają ją do minusów gry .<br>vs<br>Nigdy nie wiedzieli śmy , co akurat danego dnia zostanie<br>podane .", "Niektóre osoby zaliczają ją do minusów gry .<br>vs<br>W obecnej chwili mam zdrową córcie , która urodziła się w<br>terminie i rozwój jej przebiega książkowo .", "Niektóre osoby zaliczają ją do minusów gry .<br>vs<br>Niektóre osoby zaliczają ją do minusów gry .", "Niektóre osoby zaliczają ją do minusów gry .<br>vs<br>Dzięki Pani mój syn ma możliwość normalnego funkcjonowania i<br>cieszenia się z życia .", "Niektóre osoby zaliczają ją do minusów gry .<br>vs<br>W rozmowie pan miły ."], ["Dzięki Pani mój syn ma możliwość normalnego funkcjonowania i<br>cieszenia się z życia .<br>vs<br>Obsługa na recepcji bardzo profesjonalna , w strefie saun<br>równiez , natomiast juz w innych miejscach ( browar i<br>restauracja ) - juz znacznie gorzej . . .", "Dzięki Pani mój syn ma możliwość normalnego funkcjonowania i<br>cieszenia się z życia .<br>vs<br>Przeprasza że tak dość obrazowo , ale konkretnie .", "Dzięki Pani mój syn ma możliwość normalnego funkcjonowania i<br>cieszenia się z życia .<br>vs<br>Dodam tylko , że na tę wizytę czekała m 1 , 5 miesiąca .", "Dzięki Pani mój syn ma możliwość normalnego funkcjonowania i<br>cieszenia się z życia .<br>vs<br>Nigdy nie wiedzieli śmy , co akurat danego dnia zostanie<br>podane .", "Dzięki Pani mój syn ma możliwość normalnego funkcjonowania i<br>cieszenia się z życia .<br>vs<br>W obecnej chwili mam zdrową córcie , która urodziła się w<br>terminie i rozwój jej przebiega książkowo .", "Dzięki Pani mój syn ma możliwość normalnego funkcjonowania i<br>cieszenia się z życia .<br>vs<br>Niektóre osoby zaliczają ją do minusów gry .", "Dzięki Pani mój syn ma możliwość normalnego funkcjonowania i<br>cieszenia się z życia .<br>vs<br>Dzięki Pani mój syn ma możliwość normalnego funkcjonowania i<br>cieszenia się z życia .", "Dzięki Pani mój syn ma możliwość normalnego funkcjonowania i<br>cieszenia się z życia .<br>vs<br>W rozmowie pan miły ."], ["W rozmowie pan miły .<br>vs<br>Obsługa na recepcji bardzo profesjonalna , w strefie saun<br>równiez , natomiast juz w innych miejscach ( browar i<br>restauracja ) - juz znacznie gorzej . . .", "W rozmowie pan miły .<br>vs<br>Przeprasza że tak dość obrazowo , ale konkretnie .", "W rozmowie pan miły .<br>vs<br>Dodam tylko , że na tę wizytę czekała m 1 , 5 miesiąca .", "W rozmowie pan miły .<br>vs<br>Nigdy nie wiedzieli śmy , co akurat danego dnia zostanie<br>podane .", "W rozmowie pan miły .<br>vs<br>W obecnej chwili mam zdrową córcie , która urodziła się w<br>terminie i rozwój jej przebiega książkowo .", "W rozmowie pan miły .<br>vs<br>Niektóre osoby zaliczają ją do minusów gry .", "W rozmowie pan miły .<br>vs<br>Dzięki Pani mój syn ma możliwość normalnego funkcjonowania i<br>cieszenia się z życia .", "W rozmowie pan miły .<br>vs<br>W rozmowie pan miły ."]], "hovertemplate": "%{customdata}<br>cos = %{z}<extra></extra>", "text": [[1.0, 0.05, -0.01, -0.04, 0.15, -0.09, 0.15, 0.03], [0.05, 1.0, 0.1, -0.03, -0.04, -0.04, -0.03, 0.02], [-0.01, 0.1, 1.0, 0.02, 0.03, -0.04, -0.03, 0.03], [-0.04, -0.03, 0.02, 1.0, 0.07, 0.02, -0.02, -0.03], [0.15, -0.04, 0.03, 0.07, 1.0, -0.03, -0.02, 0.09], [-0.09, -0.04, -0.04, 0.02, -0.03, 1.0, -0.04, -0.0], [0.15, -0.03, -0.03, -0.02, -0.02, -0.04, 1.0, 0.05], [0.03, 0.02, 0.03, -0.03, 0.09, -0.0, 0.05, 1.0]], "texttemplate": "%{text}", "type": "heatmap", "x": ["[AMB] Obsługa na recepcji bardzo profesjonal…", "[AMB] Przeprasza że tak dość obrazowo , ale …", "[NEG] Dodam tylko , że na tę wizytę czekała …", "[NEG] Nigdy nie wiedzieli śmy , co akurat da…", "[NEU] W obecnej chwili mam zdrową córcie , k…", "[NEU] Niektóre osoby zaliczają ją do minusów…", "[POZ] Dzięki Pani mój syn ma możliwość norma…", "[POZ] W rozmowie pan miły .…"], "y": ["[AMB] Obsługa na recepcji bardzo profesjonal…", "[AMB] Przeprasza że tak dość obrazowo , ale …", "[NEG] Dodam tylko , że na tę wizytę czekała …", "[NEG] Nigdy nie wiedzieli śmy , co akurat da…", "[NEU] W obecnej chwili mam zdrową córcie , k…", "[NEU] Niektóre osoby zaliczają ją do minusów…", "[POZ] Dzięki Pani mój syn ma możliwość norma…", "[POZ] W rozmowie pan miły .…"], "z": [[1.0, 0.05, -0.008, -0.043, 0.146, -0.09, 0.151, 0.027], [0.05, 1.0, 0.101, -0.025, -0.043, -0.037, -0.029, 0.023], [-0.008, 0.101, 1.0, 0.019, 0.026, -0.04, -0.031, 0.032], [-0.043, -0.025, 0.019, 1.0, 0.073, 0.021, -0.017, -0.026], [0.146, -0.043, 0.026, 0.073, 1.0, -0.027, -0.023, 0.092], [-0.09, -0.037, -0.04, 0.021, -0.027, 1.0, -0.041, -0.004], [0.151, -0.029, -0.031, -0.017, -0.023, -0.041, 1.0, 0.048], [0.027, 0.023, 0.032, -0.026, 0.092, -0.004, 0.048, 1.0]], "zmax": 1, "zmin": -0.2}], "layout": {"height": 620, "margin": {"b": 260, "l": 260}, "title": {"text": "Podobieństwo kosinusowe – TF-IDF + SVD (punkt odniesienia)"}, "yaxis": {"autorange": "reversed"}}}
